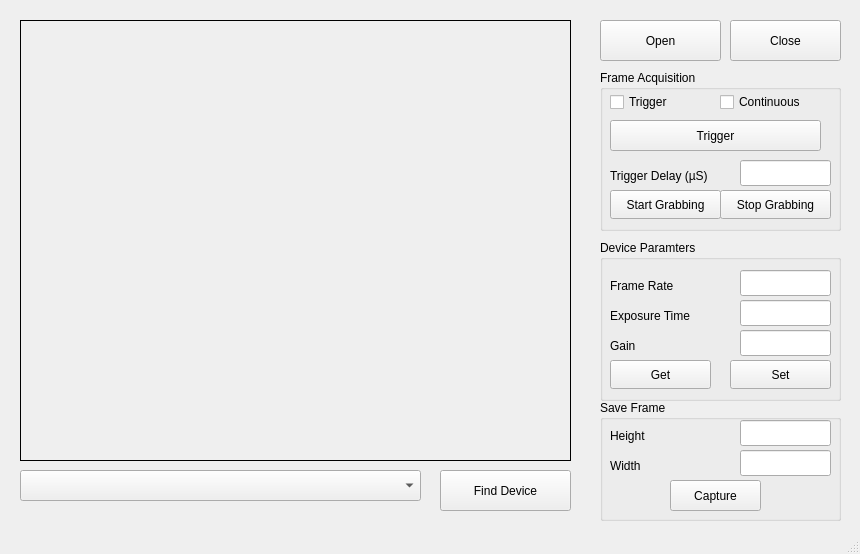
<?xml version="1.0" encoding="UTF-8"?>
<ui version="4.0">
 <class>MainWindow</class>
 <widget class="QMainWindow" name="MainWindow">
  <property name="geometry">
   <rect>
    <x>0</x>
    <y>0</y>
    <width>860</width>
    <height>554</height>
   </rect>
  </property>
  <property name="windowTitle">
   <string>MainWindow</string>
  </property>
  <widget class="QWidget" name="centralwidget">
   <widget class="QLabel" name="Camera_View">
    <property name="geometry">
     <rect>
      <x>20</x>
      <y>20</y>
      <width>551</width>
      <height>441</height>
     </rect>
    </property>
    <property name="frameShape">
     <enum>QFrame::Box</enum>
    </property>
    <property name="text">
     <string/>
    </property>
   </widget>
   <widget class="QPushButton" name="Enumerate">
    <property name="geometry">
     <rect>
      <x>440</x>
      <y>470</y>
      <width>131</width>
      <height>41</height>
     </rect>
    </property>
    <property name="text">
     <string>Find Device</string>
    </property>
   </widget>
   <widget class="QPushButton" name="Open">
    <property name="geometry">
     <rect>
      <x>600</x>
      <y>20</y>
      <width>121</width>
      <height>41</height>
     </rect>
    </property>
    <property name="text">
     <string>Open</string>
    </property>
   </widget>
   <widget class="QPushButton" name="Close">
    <property name="geometry">
     <rect>
      <x>730</x>
      <y>20</y>
      <width>111</width>
      <height>41</height>
     </rect>
    </property>
    <property name="text">
     <string>Close</string>
    </property>
   </widget>
   <widget class="QComboBox" name="comboBox">
    <property name="geometry">
     <rect>
      <x>20</x>
      <y>470</y>
      <width>401</width>
      <height>31</height>
     </rect>
    </property>
   </widget>
   <widget class="QGroupBox" name="Acquisition">
    <property name="geometry">
     <rect>
      <x>600</x>
      <y>70</y>
      <width>241</width>
      <height>161</height>
     </rect>
    </property>
    <property name="title">
     <string>Frame Acquisition</string>
    </property>
    <widget class="QCheckBox" name="Continuous">
     <property name="geometry">
      <rect>
       <x>120</x>
       <y>20</y>
       <width>111</width>
       <height>24</height>
      </rect>
     </property>
     <property name="text">
      <string>Continuous</string>
     </property>
    </widget>
    <widget class="QCheckBox" name="Trigger">
     <property name="geometry">
      <rect>
       <x>10</x>
       <y>20</y>
       <width>91</width>
       <height>24</height>
      </rect>
     </property>
     <property name="text">
      <string>Trigger</string>
     </property>
    </widget>
    <widget class="QLineEdit" name="Time_delay">
     <property name="geometry">
      <rect>
       <x>140</x>
       <y>90</y>
       <width>91</width>
       <height>26</height>
      </rect>
     </property>
    </widget>
    <widget class="QLabel" name="label">
     <property name="geometry">
      <rect>
       <x>10</x>
       <y>90</y>
       <width>131</width>
       <height>31</height>
      </rect>
     </property>
     <property name="text">
      <string>Trigger Delay (µS)</string>
     </property>
    </widget>
    <widget class="QPushButton" name="Start">
     <property name="geometry">
      <rect>
       <x>10</x>
       <y>120</y>
       <width>111</width>
       <height>29</height>
      </rect>
     </property>
     <property name="text">
      <string>Start Grabbing</string>
     </property>
    </widget>
    <widget class="QPushButton" name="Stop">
     <property name="geometry">
      <rect>
       <x>120</x>
       <y>120</y>
       <width>111</width>
       <height>29</height>
      </rect>
     </property>
     <property name="text">
      <string>Stop Grabbing</string>
     </property>
    </widget>
    <widget class="QPushButton" name="SoftwareTrigger">
     <property name="geometry">
      <rect>
       <x>10</x>
       <y>50</y>
       <width>211</width>
       <height>31</height>
      </rect>
     </property>
     <property name="text">
      <string>Trigger</string>
     </property>
    </widget>
   </widget>
   <widget class="QGroupBox" name="Paramater">
    <property name="geometry">
     <rect>
      <x>600</x>
      <y>240</y>
      <width>241</width>
      <height>161</height>
     </rect>
    </property>
    <property name="title">
     <string>Device Paramters</string>
    </property>
    <widget class="QLineEdit" name="FrameRate">
     <property name="geometry">
      <rect>
       <x>140</x>
       <y>30</y>
       <width>91</width>
       <height>26</height>
      </rect>
     </property>
    </widget>
    <widget class="QLabel" name="label_2">
     <property name="geometry">
      <rect>
       <x>10</x>
       <y>30</y>
       <width>131</width>
       <height>31</height>
      </rect>
     </property>
     <property name="text">
      <string>Frame Rate</string>
     </property>
    </widget>
    <widget class="QLineEdit" name="Expotime">
     <property name="geometry">
      <rect>
       <x>140</x>
       <y>60</y>
       <width>91</width>
       <height>26</height>
      </rect>
     </property>
    </widget>
    <widget class="QLabel" name="label_3">
     <property name="geometry">
      <rect>
       <x>10</x>
       <y>60</y>
       <width>131</width>
       <height>31</height>
      </rect>
     </property>
     <property name="text">
      <string>Exposure Time</string>
     </property>
    </widget>
    <widget class="QLabel" name="label_6">
     <property name="geometry">
      <rect>
       <x>10</x>
       <y>90</y>
       <width>131</width>
       <height>31</height>
      </rect>
     </property>
     <property name="text">
      <string>Gain</string>
     </property>
    </widget>
    <widget class="QLineEdit" name="Gain">
     <property name="geometry">
      <rect>
       <x>140</x>
       <y>90</y>
       <width>91</width>
       <height>26</height>
      </rect>
     </property>
    </widget>
    <widget class="QPushButton" name="SetParam">
     <property name="geometry">
      <rect>
       <x>130</x>
       <y>120</y>
       <width>101</width>
       <height>29</height>
      </rect>
     </property>
     <property name="text">
      <string>Set</string>
     </property>
    </widget>
    <widget class="QPushButton" name="GetParam">
     <property name="geometry">
      <rect>
       <x>10</x>
       <y>120</y>
       <width>101</width>
       <height>29</height>
      </rect>
     </property>
     <property name="text">
      <string>Get</string>
     </property>
    </widget>
   </widget>
   <widget class="QGroupBox" name="groupBox_3">
    <property name="geometry">
     <rect>
      <x>600</x>
      <y>400</y>
      <width>241</width>
      <height>121</height>
     </rect>
    </property>
    <property name="title">
     <string>Save Frame</string>
    </property>
    <widget class="QLabel" name="label_10">
     <property name="geometry">
      <rect>
       <x>10</x>
       <y>20</y>
       <width>131</width>
       <height>31</height>
      </rect>
     </property>
     <property name="text">
      <string>Height</string>
     </property>
    </widget>
    <widget class="QLineEdit" name="Height">
     <property name="geometry">
      <rect>
       <x>140</x>
       <y>20</y>
       <width>91</width>
       <height>26</height>
      </rect>
     </property>
     <property name="text">
      <string/>
     </property>
    </widget>
    <widget class="QLabel" name="label_11">
     <property name="geometry">
      <rect>
       <x>10</x>
       <y>50</y>
       <width>131</width>
       <height>31</height>
      </rect>
     </property>
     <property name="text">
      <string>Width</string>
     </property>
    </widget>
    <widget class="QLineEdit" name="Width">
     <property name="geometry">
      <rect>
       <x>140</x>
       <y>50</y>
       <width>91</width>
       <height>26</height>
      </rect>
     </property>
     <property name="text">
      <string/>
     </property>
    </widget>
    <widget class="QPushButton" name="Capture">
     <property name="geometry">
      <rect>
       <x>70</x>
       <y>80</y>
       <width>91</width>
       <height>31</height>
      </rect>
     </property>
     <property name="text">
      <string>Capture</string>
     </property>
    </widget>
   </widget>
  </widget>
  <widget class="QStatusBar" name="statusbar"/>
 </widget>
 <resources/>
 <connections/>
</ui>
